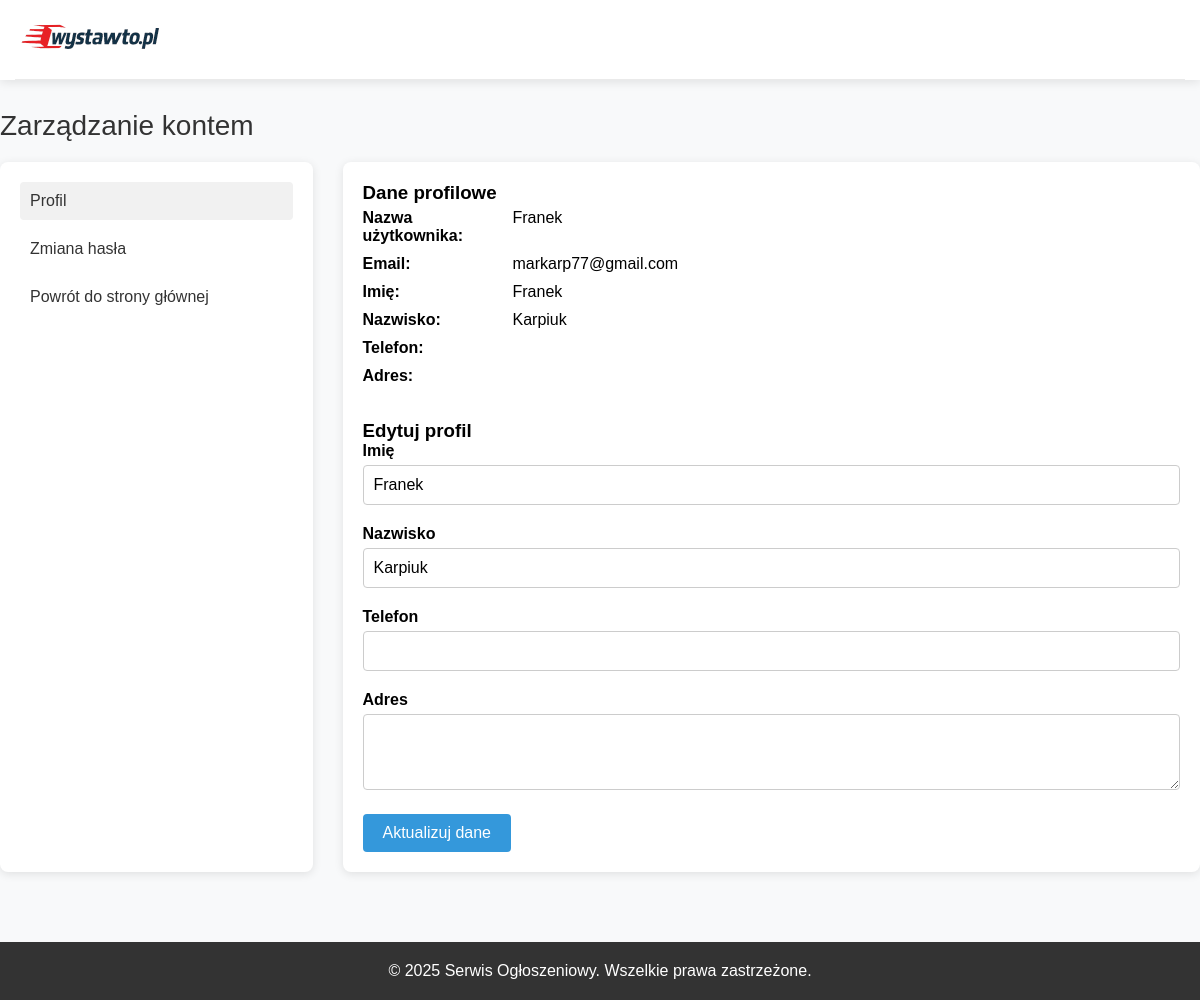
Page /SklepKACZKARP/account_management.php (signed in) on the committed database.
### tables this page shows
CREATE TABLE `users` (
  `UserID` int(11) NOT NULL,
  `Username` varchar(50) NOT NULL,
  `Email` varchar(100) NOT NULL,
  `Password` varchar(255) NOT NULL,
  `FirstName` varchar(50) DEFAULT NULL,
  `LastName` varchar(50) DEFAULT NULL,
  `PhoneNumber` varchar(15) DEFAULT NULL,
  `Address` text DEFAULT NULL,
  `RegistrationDate` datetime DEFAULT current_timestamp(),
  `LastLoginDate` datetime DEFAULT NULL,
  `IsActive` tinyint(1) DEFAULT 1,
  `UserRole` enum('regular','admin') DEFAULT 'regular'
);

### SklepKACZKARP/account_management.php (the view, shortened to what this page needs)
<?php
$conn = new mysqli("localhost", "root", "", "sklep_internetowy");
$user_id = $_SESSION['user_id'];
$sql = "SELECT Username, Email, FirstName, LastName, PhoneNumber, Address FROM users WHERE UserID = ?";
$stmt = $conn->prepare($sql);
$stmt->bind_param("i", $user_id);
$stmt->execute();
$result = $stmt->get_result();
$user = $result->fetch_assoc();
?>
<!DOCTYPE html>
<html lang="pl">
<head>
</head>
<body>
    <header>
        <div class="container">
            <div class="header-top">
                <div class="logo-area">
                    <a href="dashboard.php" style="text-decoration: none; color: inherit;"><img src="logo-sklepu.png" alt="logo"></a>
                </div>
            </div>
        </div>
    </header>
    <main class="main-content container">
        <div class="section-title">Zarządzanie kontem</div>
        <div class="account-management">
            <div class="account-sidebar">
                <ul class="sidebar-menu">
                    <li><a href="#" class="menu-link active" data-target="profile">Profil</a></li>
                    <li><a href="#" class="menu-link" data-target="change-password">Zmiana hasła</a></li>
                    <li><a href="dashboard.php">Powrót do strony głównej</a></li>
                </ul>
            </div>
            <div class="account-content">
                <div class="content-section active" id="profile">
                    <h3>Dane profilowe</h3>
                    <div class="profile-info">
                        <p><span>Nazwa użytkownika:</span> <span><?php echo htmlspecialchars($user['Username']); ?></span></p>
                        <p><span>Email:</span> <span><?php echo htmlspecialchars($user['Email']); ?></span></p>
                        <p><span>Imię:</span> <span><?php echo htmlspecialchars($user['FirstName'] ?? ''); ?></span></p>
                        <p><span>Nazwisko:</span> <span><?php echo htmlspecialchars($user['LastName'] ?? ''); ?></span></p>
                        <p><span>Telefon:</span> <span><?php echo htmlspecialchars($user['PhoneNumber'] ?? ''); ?></span></p>
                        <p><span>Adres:</span> <span><?php echo htmlspecialchars($user['Address'] ?? ''); ?></span></p>
                    </div>
                    <h3>Edytuj profil</h3>
                    <form method="post" action="">
                        <div class="form-group">
                            <label for="firstname">Imię</label>
                            <input type="text" id="firstname" name="firstname" class="form-control" value="<?php echo htmlspecialchars($user['FirstName'] ?? ''); ?>">
                        </div>
                        <div class="form-group">
                            <label for="lastname">Nazwisko</label>
                            <input type="text" id="lastname" name="lastname" class="form-control" value="<?php echo htmlspecialchars($user['LastName'] ?? ''); ?>">
                        </div>
                        <div class="form-group">
                            <label for="phone">Telefon</label>
                            <input type="text" id="phone" name="phone" class="form-control" value="<?php echo htmlspecialchars($user['PhoneNumber'] ?? ''); ?>">
                        </div>
                        <div class="form-group">
                            <label for="address">Adres</label>
                            <textarea id="address" name="address" class="form-control" rows="3"><?php echo htmlspecialchars($user['Address'] ?? ''); ?></textarea>
                        </div>
                        <button type="submit" name="update_profile" class="btn">Aktualizuj dane</button>
                    </form>
                </div>
            </div>
        </div>
    </main>
    <footer class="footer">
        <div class="container">
            <p>&copy; 2025 Serwis Ogłoszeniowy. Wszelkie prawa zastrzeżone.</p>
        </div>
    </footer>
</body>
</html>

### SklepKACZKARP/account_management.php (style rules this page uses)
* { margin: 0; padding: 0; box-sizing: border-box; font-family: Arial, sans-serif; }
body { background-color: #f8f9fa; }
.container { max-width: 1200px; margin: 0 auto; padding: 0 15px; }
header { background-color: #fff; box-shadow: 0 2px 10px rgba(0, 0, 0, 0.1); position: relative; }
.header-top { display: flex; justify-content: space-between; align-items: center; padding: 15px 0; border-bottom: 1px solid #eaeaea; }
.logo-area { font-size: 24px; font-weight: bold; }
.main-content { padding: 30px 0; }
.section-title { font-size: 28px; margin-bottom: 20px; color: #333; }
.account-management { display: flex; flex-wrap: wrap; gap: 30px; }
.account-sidebar { flex: 1; min-width: 250px; background-color: #fff; border-radius: 8px; box-shadow: 0 2px 10px rgba(0, 0, 0, 0.1); padding: 20px; }
.sidebar-menu { list-style: none; }
.sidebar-menu li { margin-bottom: 10px; }
.sidebar-menu a { display: block; padding: 10px; text-decoration: none; color: #333; border-radius: 4px; }
.sidebar-menu a:hover, .sidebar-menu a.active { background-color: #f1f1f1; }
.account-content { flex: 3; min-width: 300px; background-color: #fff; border-radius: 8px; box-shadow: 0 2px 10px rgba(0, 0, 0, 0.1); padding: 20px; }
.content-section { display: none; }
.content-section.active { display: block; }
.form-group { margin-bottom: 20px; }
.form-group label { display: block; margin-bottom: 5px; font-weight: bold; }
.form-control { width: 100%; padding: 10px; border: 1px solid #ccc; border-radius: 4px; font-size: 16px; }
.btn { padding: 10px 20px; background-color: #3498db; color: white; border: none; border-radius: 4px; cursor: pointer; font-size: 16px; }
.footer { background-color: #333; color: white; text-align: center; padding: 20px 0; margin-top: 40px; }
.profile-info { margin-bottom: 30px; }
.profile-info p { padding: 5px 0; display: flex; }
.profile-info p span:first-child { font-weight: bold; width: 150px; }

### rows in the picture
users: Username "Franek", Email "markarp77@gmail.com", FirstName "Franek", LastName "Karpiuk", firstname "Franek", lastname "Karpiuk"
